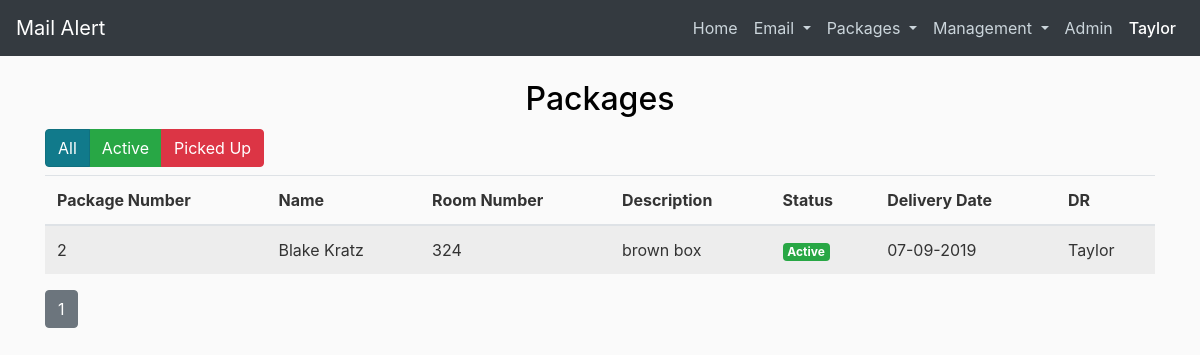
Page /packages (signed in) on the committed database.
### mailalert/models.py (models this page shows, shortened)
class Employee(db.Model, UserMixin):
    id = db.Column(db.Integer, primary_key=True)
    email = db.Column(db.String(120), unique=True, nullable=False)
    fname = db.Column(db.String(100), nullable=False)
    lname = db.Column(db.String(100), nullable=False)
    workinghall = db.Column(db.String(2), nullable=False)
    password = db.Column(db.String(60), nullable=False)

class Package(db.Model):
    id = db.Column(db.Integer, primary_key=True)
    fname = db.Column(db.String(100), nullable=False)
    lname = db.Column(db.String(100), nullable=False)
    roomNum = db.Column(db.Integer, nullable=False)
    status = db.Column(db.String(100), nullable=False, default="Active")
    description = db.Column(db.String(250), nullable=False)
    delivery_date = db.Column(db.DateTime, nullable=False, default=datetime.now)
    dr = db.Column(db.String(100), nullable=False)
    perishable = db.Column(db.Boolean, default=False, nullable=False)

### mailalert/packages/routes.py (the view)
@packages.route("/packages", methods=['GET'])
@login_required
def package():
    page = request.args.get('page', 1, type=int)
    packages = Package.query.filter_by(perishable=False).order_by(Package.delivery_date.desc()).paginate(page=page, per_page=10)
    return render_template('packages.html', title="Packages", packages=packages)

### mailalert/models.py (called while the page is built)
@login_manager.user_loader
def load_user(id):
    return Employee.query.get(int(id))

### mailalert/templates/packages.html (shortened to what this page needs)
{% extends "layout_with_navbar.html" %}
{%block content %}
<div style="margin-left:auto; margin-right:auto;">
    <h2 style=text-align:center;color:black>Packages</h2>
    <h2>
        <div class="btn-group btn-group-toggle" data-toggle="buttons">
            <label class="btn btn-info active">
                <input style="visibility:hidden" type="radio" name="status" value="all" checked="checked"> All
            </label>
            <label class="btn btn-success">
                <input style="visibility:hidden" type="radio" name="status" value="active"> Active
            </label>
            <label class="btn btn-danger">
                <input style="visibility:hidden" type="radio" name="status" value="picked-up"> Picked Up
            </label>
        </div>
    </h2>
</div>
<table id="packagesTable" class="table table-striped table-hover">
    <thead>
        <tr>
            <th>Package&nbsp;Number</th>
            <th>Name</th>
            <th>Room&nbsp;Number</th>
            <th>Description</th>
            <th>Status</th>
            <th>Delivery Date</th>
            <th>DR</th>
        </tr>
    </thead>
    <tbody>
        {% for package in packages.items %}
        <tr data-status="active">
            <td>{{ package.id }}</td>
            <td>{{ package.fname }} {{ package.lname }}</td>
            <td>{{ package.roomNum }}</td>
            <td>{{ package.description }}</td>
            {% if package.status == "Active" %}
            <td><span class="badge badge-success">{{ package.status }}</span></td>
            {% elif package.status == "Picked Up" %}
            <td><span class="badge badge-danger">{{ package.status }}</span></td>
            {% endif %}
            <td>{{ package.delivery_date.strftime('%m-%d-%Y') }}</td>
            <td>{{ package.dr }}</td>
        </tr>
        {% endfor %}
    </tbody>
</table>
{% for page_num in packages.iter_pages(left_edge=1, right_edge=1, left_current=3, right_current=3) %}
{% if page_num %}
{% if packages.page == page_num %}
<a class="btn btn-secondary mb-4" href="{{ url_for('packages.package', page=page_num) }}">{{ page_num }}</a>
{% else %}
<a class="btn btn-light mb-4" href="{{ url_for('packages.package', page=page_num) }}">{{ page_num }}</a>
{% endif %}
{% else %}
....
{% endif %}
{% endfor %}
</div>
{% endblock %}

### mailalert/templates/layout_with_navbar.html (shortened to what this page needs)
<!DOCTYPE html>
<html>
<head>
  <link rel="stylesheet" href="https://maxcdn.bootstrapcdn.com/bootstrap/4.0.0/css/bootstrap.min.css"
>
  <link rel="stylesheet" type="text/css" href="{{ url_for('static', filename='main.css') }}">
  <link rel="stylesheet" href="https://maxcdn.bootstrapcdn.com/font-awesome/4.7.0/css/font-awesome.min.css">
</head>
<body>
  <header class="site-header">
    <nav class="navbar navbar-expand-lg navbar-dark bg-dark fixed-top">
      <a class="navbar-brand" href="/">Mail Alert</a>
      <div class="collapse navbar-collapse" id="navbarNavDropdown">
        <ul class="navbar-nav ml-auto">
          <li class="nav-item">
            <a class="nav-link" href="/">Home <span class="sr-only">(current)</span></a>
          </li>
          <li class="nav-item dropdown">
            <a class="nav-link dropdown-toggle" href="#" id="navbarDropdownMenuLink" data-toggle="dropdown"
              aria-haspopup="true" aria-expanded="false">
              Email
            </a>
          </li>
          <li class="nav-item dropdown">
            <a class="nav-link dropdown-toggle" href="#" id="navbarDropdownMenuLink" data-toggle="dropdown"
              aria-haspopup="true" aria-expanded="false">
              Packages
            </a>
          </li>
          <li class="nav-item dropdown">
            <a class="nav-link dropdown-toggle" href="#" id="navbarDropdownMenuLink" data-toggle="dropdown"
              aria-haspopup="true" aria-expanded="false">
              Management
            </a>
          </li>
          <li class="nav-item">
            <a class="nav-link" href="{{ url_for('admin.index') }}">Admin<span class="sr-only">(current)</span></a>
          </li>
          <li class="nav-item dropdown">
              <a class="nav-link active" href="#" id="navbarDropdownMenuLink" data-toggle="dropdown"
                aria-haspopup="true" aria-expanded="false">
                {{ current_user.fname }}
              </a>
            </li>
        </ul>
      </div>
    </nav>
  </header>
  <main role="main" class="container">
    <div class="row">
      <div class="col-md-12">
        {% block content %}{% endblock %}
    </div>
  </main>
</body>
</html>

### mailalert/static/main.css (style rules this page uses)
body { background: #fafafa; color: #333333; margin-top: 5rem; }
h1, h2, h3, h4, h5, h6 { color: #444444; }
.site-header .navbar-nav .nav-link { color: #cbd5db; }
.site-header .navbar-nav .nav-link.active { font-weight: 500; }

### rows in the picture
Employee: fname "Taylor"
Package: id "2", fname "Blake", lname "Kratz", roomNum "324", description "brown box", status "Active", delivery_date "07-09-2019", dr "Taylor"

### other values in the picture
{{ page_num }} "1"
